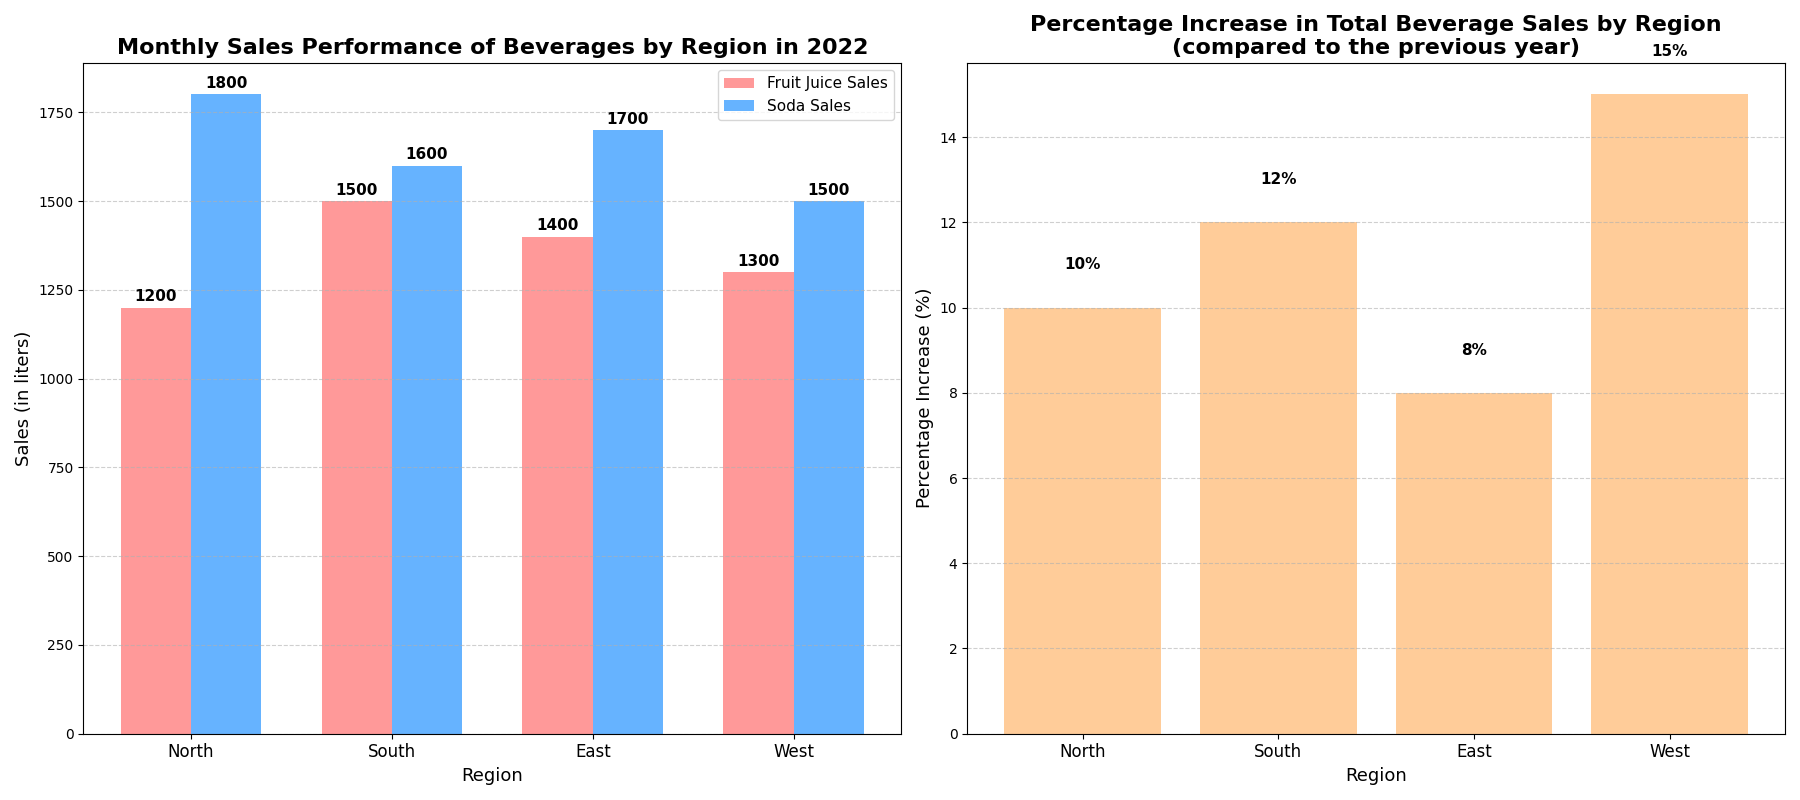

Source code (Python):
import matplotlib.pyplot as plt
import numpy as np

# Backstory:
# This chart illustrates the monthly sales performance of fruit juice and soda in different regions of a country in 2022.
# Comparisons between these beverages are provided, aiming to understand the consumer preferences by region.

# Define regions and data
regions = ['North', 'South', 'East', 'West']
fruit_juice_sales = [1200, 1500, 1400, 1300]  # Monthly sales (in liters) of fruit juice
soda_sales = [1800, 1600, 1700, 1500]        # Monthly sales (in liters) of soda

# Data for the percentage increase in total beverage sales compared to the previous year
percentage_increase = [10, 12, 8, 15]  # Example data

# Position of bars on x-axis
x = np.arange(len(regions))

# Width of a bar
width = 0.35

# Create subplots
fig, (ax1, ax2) = plt.subplots(1, 2, figsize=(18, 8))

# Bar chart for sales performance (first subplot)
bars1 = ax1.bar(x - width/2, fruit_juice_sales, width, label='Fruit Juice Sales', color='#ff9999')
bars2 = ax1.bar(x + width/2, soda_sales, width, label='Soda Sales', color='#66b3ff')

# Customization
ax1.set_title('Monthly Sales Performance of Beverages by Region in 2022', fontsize=16, fontweight='bold')
ax1.set_xlabel('Region', fontsize=13)
ax1.set_ylabel('Sales (in liters)', fontsize=13)
ax1.set_xticks(x)
ax1.set_xticklabels(regions, fontsize=12)
ax1.grid(axis='y', linestyle='--', alpha=0.6)
ax1.legend(loc='upper right', fontsize=11)

# Add data labels on bars
def add_labels(ax, bars):
    for bar in bars:
        yval = bar.get_height()
        ax.text(bar.get_x() + bar.get_width() / 2.0, yval + 30, int(yval), va='center', ha='center', fontsize=11, fontweight='bold', color='black')

add_labels(ax1, bars1)
add_labels(ax1, bars2)

# Bar chart for percentage increase (second subplot)
bars3 = ax2.bar(x, percentage_increase, color='#ffcc99')

# Customization
ax2.set_title('Percentage Increase in Total Beverage Sales by Region\n(compared to the previous year)', fontsize=16, fontweight='bold')
ax2.set_xlabel('Region', fontsize=13)
ax2.set_ylabel('Percentage Increase (%)', fontsize=13)
ax2.set_xticks(x)
ax2.set_xticklabels(regions, fontsize=12)
ax2.grid(axis='y', linestyle='--', alpha=0.6)

# Add data labels on bars
for bar in bars3:
    yval = bar.get_height()
    ax2.text(bar.get_x() + bar.get_width() / 2.0, yval + 1, f'{yval}%', va='center', ha='center', fontsize=11, fontweight='bold', color='black')

# Automatically adjust layout
plt.tight_layout()

# Show the plot
plt.show()
